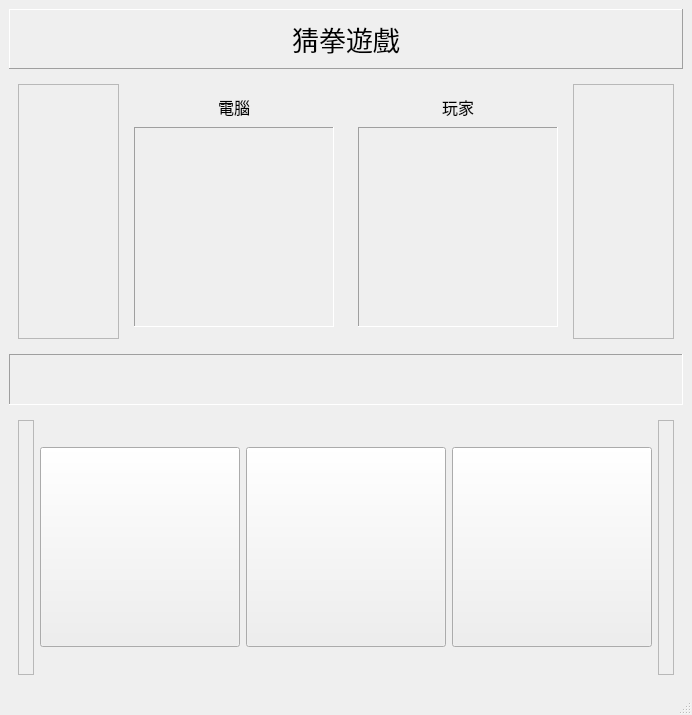
<?xml version="1.0" encoding="UTF-8"?>
<ui version="4.0">
 <class>MainWindow</class>
 <widget class="QMainWindow" name="MainWindow">
  <property name="geometry">
   <rect>
    <x>0</x>
    <y>0</y>
    <width>692</width>
    <height>715</height>
   </rect>
  </property>
  <property name="maximumSize">
   <size>
    <width>692</width>
    <height>715</height>
   </size>
  </property>
  <property name="windowTitle">
   <string>MainWindow</string>
  </property>
  <widget class="QWidget" name="centralwidget">
   <layout class="QVBoxLayout" name="verticalLayout">
    <item>
     <widget class="QFrame" name="frame">
      <property name="sizePolicy">
       <sizepolicy hsizetype="Preferred" vsizetype="Fixed">
        <horstretch>0</horstretch>
        <verstretch>0</verstretch>
       </sizepolicy>
      </property>
      <property name="frameShape">
       <enum>QFrame::Panel</enum>
      </property>
      <property name="frameShadow">
       <enum>QFrame::Raised</enum>
      </property>
      <layout class="QHBoxLayout" name="horizontalLayout">
       <item>
        <widget class="QLabel" name="label">
         <property name="font">
          <font>
           <family>Agency FB</family>
           <pointsize>20</pointsize>
          </font>
         </property>
         <property name="text">
          <string>猜拳遊戲</string>
         </property>
         <property name="alignment">
          <set>Qt::AlignCenter</set>
         </property>
        </widget>
       </item>
      </layout>
     </widget>
    </item>
    <item>
     <widget class="QFrame" name="frame_2">
      <property name="frameShape">
       <enum>QFrame::NoFrame</enum>
      </property>
      <property name="frameShadow">
       <enum>QFrame::Plain</enum>
      </property>
      <layout class="QHBoxLayout" name="horizontalLayout_2">
       <item>
        <widget class="QFrame" name="frame_5">
         <property name="frameShape">
          <enum>QFrame::StyledPanel</enum>
         </property>
         <property name="frameShadow">
          <enum>QFrame::Raised</enum>
         </property>
        </widget>
       </item>
       <item>
        <widget class="QFrame" name="frame_6">
         <property name="frameShape">
          <enum>QFrame::NoFrame</enum>
         </property>
         <property name="frameShadow">
          <enum>QFrame::Plain</enum>
         </property>
         <layout class="QVBoxLayout" name="verticalLayout_2">
          <item>
           <widget class="QLabel" name="label_2">
            <property name="sizePolicy">
             <sizepolicy hsizetype="Preferred" vsizetype="Fixed">
              <horstretch>0</horstretch>
              <verstretch>0</verstretch>
             </sizepolicy>
            </property>
            <property name="font">
             <font>
              <family>Agency FB</family>
              <pointsize>12</pointsize>
             </font>
            </property>
            <property name="text">
             <string>電腦</string>
            </property>
            <property name="alignment">
             <set>Qt::AlignCenter</set>
            </property>
           </widget>
          </item>
          <item>
           <widget class="QLabel" name="lblCmp">
            <property name="minimumSize">
             <size>
              <width>200</width>
              <height>200</height>
             </size>
            </property>
            <property name="maximumSize">
             <size>
              <width>200</width>
              <height>200</height>
             </size>
            </property>
            <property name="frameShape">
             <enum>QFrame::Panel</enum>
            </property>
            <property name="frameShadow">
             <enum>QFrame::Sunken</enum>
            </property>
            <property name="text">
             <string/>
            </property>
           </widget>
          </item>
         </layout>
        </widget>
       </item>
       <item>
        <widget class="QFrame" name="frame_8">
         <property name="frameShape">
          <enum>QFrame::NoFrame</enum>
         </property>
         <property name="frameShadow">
          <enum>QFrame::Plain</enum>
         </property>
         <layout class="QVBoxLayout" name="verticalLayout_3">
          <item>
           <widget class="QLabel" name="label_4">
            <property name="sizePolicy">
             <sizepolicy hsizetype="Preferred" vsizetype="Fixed">
              <horstretch>0</horstretch>
              <verstretch>0</verstretch>
             </sizepolicy>
            </property>
            <property name="font">
             <font>
              <pointsize>12</pointsize>
             </font>
            </property>
            <property name="text">
             <string>玩家</string>
            </property>
            <property name="alignment">
             <set>Qt::AlignCenter</set>
            </property>
           </widget>
          </item>
          <item>
           <widget class="QLabel" name="lblPlayer">
            <property name="minimumSize">
             <size>
              <width>200</width>
              <height>200</height>
             </size>
            </property>
            <property name="maximumSize">
             <size>
              <width>200</width>
              <height>200</height>
             </size>
            </property>
            <property name="frameShape">
             <enum>QFrame::Panel</enum>
            </property>
            <property name="frameShadow">
             <enum>QFrame::Sunken</enum>
            </property>
            <property name="text">
             <string/>
            </property>
           </widget>
          </item>
         </layout>
        </widget>
       </item>
       <item>
        <widget class="QFrame" name="frame_7">
         <property name="frameShape">
          <enum>QFrame::StyledPanel</enum>
         </property>
         <property name="frameShadow">
          <enum>QFrame::Raised</enum>
         </property>
        </widget>
       </item>
      </layout>
     </widget>
    </item>
    <item>
     <widget class="QFrame" name="frame_3">
      <property name="sizePolicy">
       <sizepolicy hsizetype="Preferred" vsizetype="Fixed">
        <horstretch>0</horstretch>
        <verstretch>0</verstretch>
       </sizepolicy>
      </property>
      <property name="frameShape">
       <enum>QFrame::Panel</enum>
      </property>
      <property name="frameShadow">
       <enum>QFrame::Sunken</enum>
      </property>
      <layout class="QHBoxLayout" name="horizontalLayout_3">
       <item>
        <widget class="QLabel" name="lblResult">
         <property name="font">
          <font>
           <pointsize>20</pointsize>
          </font>
         </property>
         <property name="text">
          <string/>
         </property>
         <property name="alignment">
          <set>Qt::AlignCenter</set>
         </property>
        </widget>
       </item>
      </layout>
     </widget>
    </item>
    <item>
     <widget class="QFrame" name="frame_4">
      <property name="frameShape">
       <enum>QFrame::NoFrame</enum>
      </property>
      <property name="frameShadow">
       <enum>QFrame::Plain</enum>
      </property>
      <layout class="QHBoxLayout" name="horizontalLayout_4">
       <item>
        <widget class="QFrame" name="frame_9">
         <property name="frameShape">
          <enum>QFrame::StyledPanel</enum>
         </property>
         <property name="frameShadow">
          <enum>QFrame::Raised</enum>
         </property>
        </widget>
       </item>
       <item>
        <widget class="QPushButton" name="btnScissors">
         <property name="minimumSize">
          <size>
           <width>200</width>
           <height>200</height>
          </size>
         </property>
         <property name="maximumSize">
          <size>
           <width>200</width>
           <height>200</height>
          </size>
         </property>
         <property name="font">
          <font>
           <pointsize>20</pointsize>
          </font>
         </property>
         <property name="text">
          <string/>
         </property>
        </widget>
       </item>
       <item>
        <widget class="QPushButton" name="btnRock">
         <property name="minimumSize">
          <size>
           <width>200</width>
           <height>200</height>
          </size>
         </property>
         <property name="maximumSize">
          <size>
           <width>200</width>
           <height>200</height>
          </size>
         </property>
         <property name="font">
          <font>
           <pointsize>20</pointsize>
          </font>
         </property>
         <property name="text">
          <string/>
         </property>
        </widget>
       </item>
       <item>
        <widget class="QPushButton" name="btnPaper">
         <property name="minimumSize">
          <size>
           <width>200</width>
           <height>200</height>
          </size>
         </property>
         <property name="maximumSize">
          <size>
           <width>200</width>
           <height>200</height>
          </size>
         </property>
         <property name="font">
          <font>
           <pointsize>20</pointsize>
          </font>
         </property>
         <property name="text">
          <string/>
         </property>
        </widget>
       </item>
       <item>
        <widget class="QFrame" name="frame_10">
         <property name="frameShape">
          <enum>QFrame::StyledPanel</enum>
         </property>
         <property name="frameShadow">
          <enum>QFrame::Raised</enum>
         </property>
        </widget>
       </item>
      </layout>
     </widget>
    </item>
   </layout>
  </widget>
  <widget class="QMenuBar" name="menubar">
   <property name="geometry">
    <rect>
     <x>0</x>
     <y>0</y>
     <width>692</width>
     <height>26</height>
    </rect>
   </property>
  </widget>
  <widget class="QStatusBar" name="statusbar"/>
 </widget>
 <resources/>
 <connections/>
</ui>
